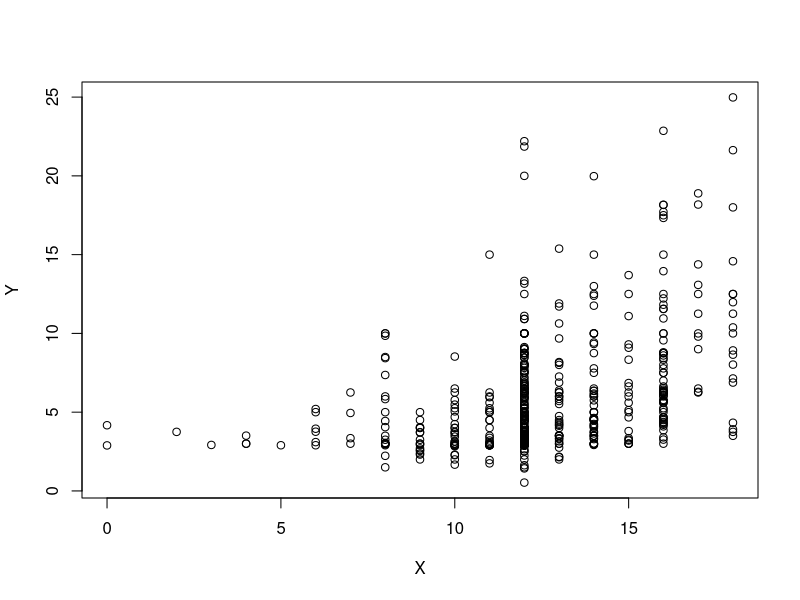
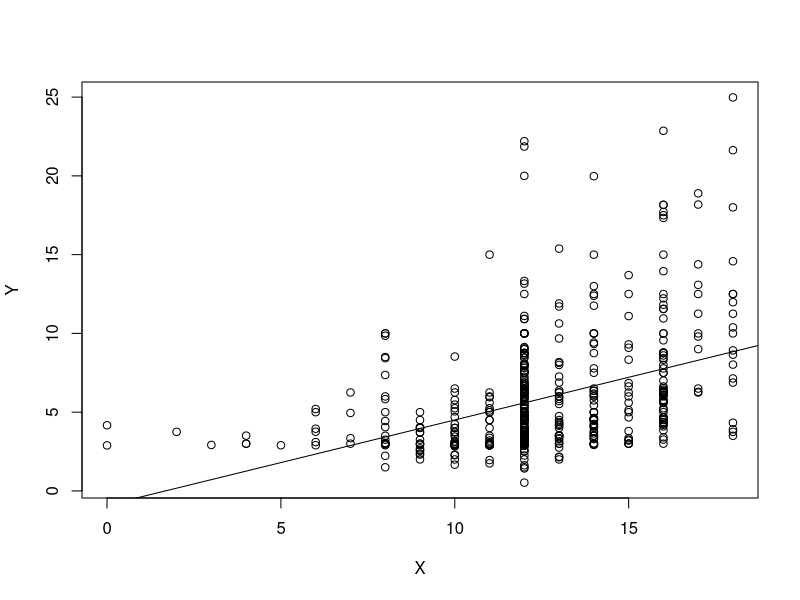

The R script that drew these images, in order:
## ---- chunk 1
knitr::opts_chunk$set(echo = TRUE,warning = FALSE, message = FALSE)
## ---- chunk 2
library(dplyr)
## ---- chunk 3
tabla<-read.csv("wage1.csv")
#tabla
# tabla2 <- select(tabla,Ingreso,GastoMuestra1)
# tabla2<-rename(tabla2,X=Ingreso,Y=GastoMuestra1)
# tabla2<-mutate(tabla2,X2=X^2,XY=X*Y)
# tabla2
# plot(Y~X,data=tabla2)
# modelo1<-lm(Y~X,data=tabla2)
# abline(modelo1)
## ---- chunk 4
mean(tabla$wage)
## ---- chunk 5
mean(tabla$educ)
## ---- chunk 6
max(tabla$wage)
min(tabla$wage)
max(tabla$educ)
min(tabla$educ)
## ---- chunk 7
tabla2 <- select(tabla,educ,wage)
tabla2<-rename(tabla2,X=educ,Y=wage)
tabla2<-mutate(tabla2,x=X-mean(X),y=Y-mean(Y),xy=x*y,x^2)
# beta <- colSums(tabla2["xy"], na.rm = TRUE)/(colSums(tabla2["x^2"], na.rm = TRUE))
beta<-sum(tabla2$xy)/sum(tabla2$x^2)
alfa <- mean(tabla2$Y)-beta*mean(tabla2$X)
tabla2<-mutate(tabla2,Ygorrito=alfa+beta*X,ygorrito=Ygorrito-mean(Ygorrito),ugorrito=Y-(alfa+beta*X),ugorrito^2)
tabla2
## ---- chunk 8
plot(Y~X, data=tabla2)
## ---- chunk 9
#Valores calculados en chunks superiores
alfa
beta
## ---- chunk 10
# plot(Y~X, data=tabla2)
modelo1<-lm(Y~X,data=tabla2)
summary(modelo1)
## ---- chunk 11
plot(Y~X,data=tabla2)
modelo1<-lm(Y~X,data=tabla2)
abline(modelo1)
## ---- chunk 12
# colSums(tabla2["ugorrito"], na.rm = TRUE)
sum(tabla2$ugorrito)
## ---- chunk 13
tabla2<-mutate(tabla2,xu=X*ugorrito)
# colSums(tabla2["xu"], na.rm = TRUE)
sum(tabla2$xu)
## ---- chunk 14
alfa+beta*10
## ---- chunk 15
alfa+beta*16
## ---- chunk 16
beta
## ---- chunk 17
beta*4
## ---- chunk 18
SCT=sum(tabla2$y^2)
SCT
## ---- chunk 19
SCE=sum(tabla2$ygorrito^2)
SCE
## ---- chunk 20
SCR=sum(tabla2$ugorrito^2)
SCR
## ---- chunk 21
SCT
SCE+SCR
## ---- chunk 22
SCE/SCT
## ---- chunk 23
sum(tabla2$x*tabla2$y)^2/(sum(tabla2$x^2)*sum(tabla2$y^2))
## ---- chunk 24
summary(modelo1)
## ---- chunk 25
# length(tabla2$Y)
sig2<-sum(tabla2$ugorrito^2)/(length(tabla2$Y)-2)
sig2
## ---- chunk 26
varB<-sig2/sum(tabla2$x^2)
varB
## ---- chunk 27
eeB<-sqrt(varB)
eeB
## ---- chunk 28
varA<-sig2*sum(tabla2$X^2)/(length(tabla2$Y)*sum(tabla2$x^2))
varA
## ---- chunk 29
eeA<-sqrt(varA)
eeA
## ---- chunk 30
summary(modelo1)
## ---- chunk 31
covar<--mean(tabla2$X*varB)
covar
